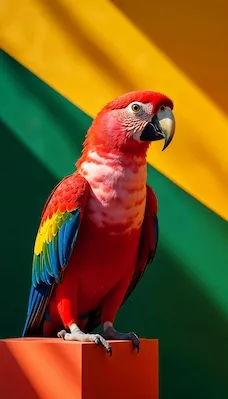
#> input picture opencv/parrot.webp, 228 x 399 px
$ python color-masking.py
#> lines starting #> are read from the running program, lines starting #| are printed output that depends on the picture; after the words box and inside, x2 and y2 are one past the last pixel; in counts of white or black regions, pixels touching at a corner belong together
import cv2
import numpy as np

path = 'parrot.webp'
image = cv2.imread(path)
#> image is the input picture: shape (399, 228, 3); mean B, G, R 29.4, 84.9, 118.2

image_hsv = cv2.cvtColor(image, cv2.COLOR_BGR2HSV)
#> image_hsv: shape (399, 228, 3); mean H, S, V 53.1, 225.3, 140.6


lower_red1 = np.array([0, 120, 70])
upper_red1 = np.array([10, 255, 255])
mask1 = cv2.inRange(image_hsv, lower_red1, upper_red1)
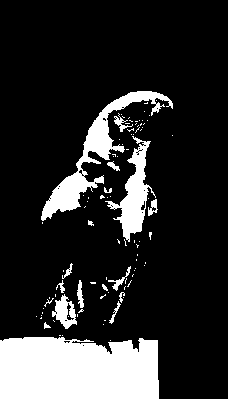
#> mask1: shape (399, 228); 17.1% white; 95 white regions (77 under 20 px), largest, box (x1, y1, x2, y2) and area: (0, 337, 159, 399) 9259, (41, 91, 173, 221) 3053, (105, 136, 156, 242) 1762

lower_red2 = np.array([170, 120, 70])
upper_red2 = np.array([180, 255, 255])
mask2 = cv2.inRange(image_hsv, lower_red2, upper_red2)
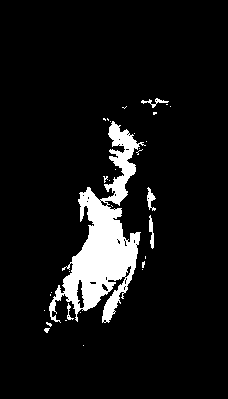
#> mask2: shape (399, 228); 8.1% white; 32 white regions (26 under 20 px), largest, box (x1, y1, x2, y2) and area: (49, 121, 146, 323) 6882, (147, 187, 156, 211) 104, (149, 215, 154, 249) 104, (141, 98, 169, 108) 82, (67, 303, 74, 320) 42, (44, 328, 50, 333) 20

full_mask = mask1 + mask2
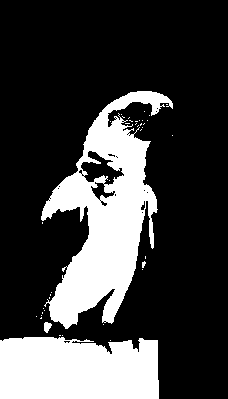
#> full_mask: shape (399, 228); 25.2% white; 41 white regions (38 under 20 px), largest, box (x1, y1, x2, y2) and area: (41, 91, 173, 329) 13493, (0, 337, 159, 399) 9260, (44, 322, 52, 333) 61
result = cv2.bitwise_and(image, image, mask=full_mask)
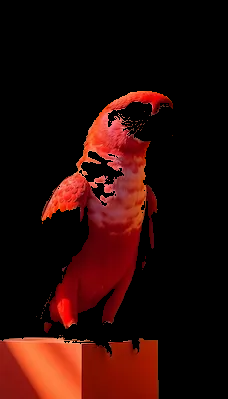
#> result: shape (399, 228, 3); mean B, G, R 6.9, 10.4, 41.2

print("--- ORIGINAL IMAGE ---")
cv2.imshow("Original",image)

print("\n--- THE MASK (Black = Ignored, White = Kept) ---")
cv2.imshow("Fullmask",full_mask)

print("\n--- FINAL RESULT (Red Extracted) ---")
cv2.imshow("Final",result)

cv2.waitKey(0)
cv2.destroyAllWindows()

$ run again, with opencv/image.jpg saved as opencv/parrot.webp
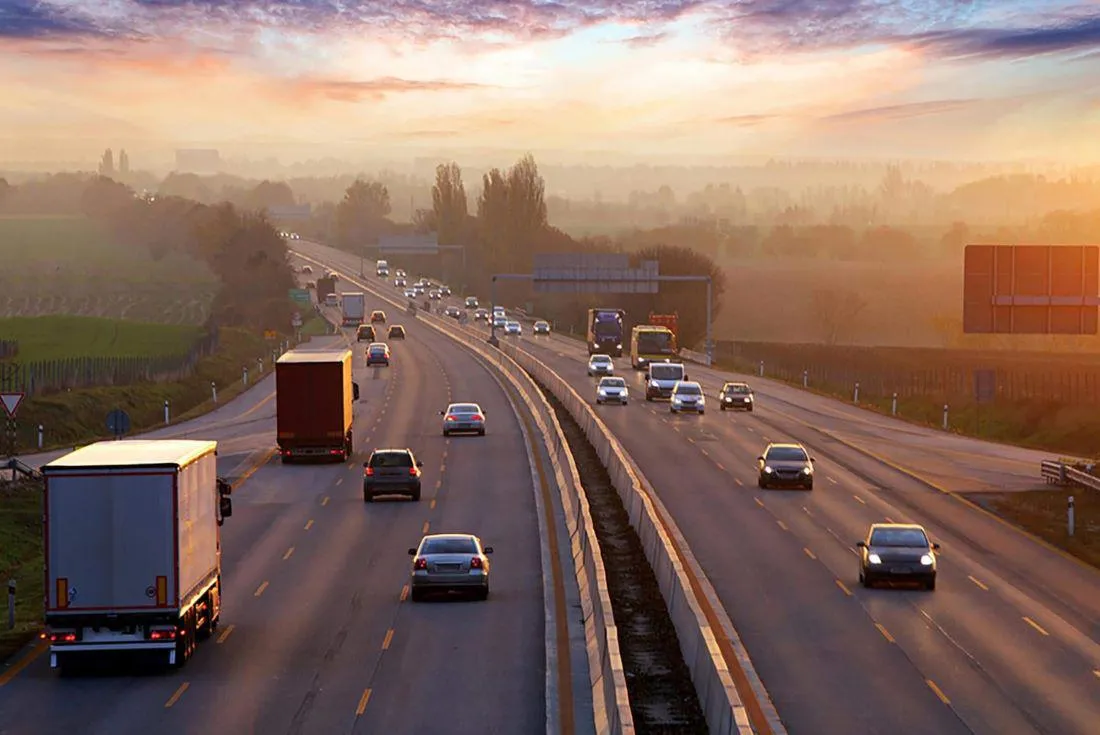
#> input picture opencv/image.jpg, 1100 x 735 px
#> image is the input picture: shape (735, 1100, 3); mean B, G, R 98.2, 109.6, 136.2
#> image_hsv: shape (735, 1100, 3); mean H, S, V 53.5, 88.3, 138.4
#> `mask1 = cv2.inRange(image_hsv, lower_red1, upper_red1)`:
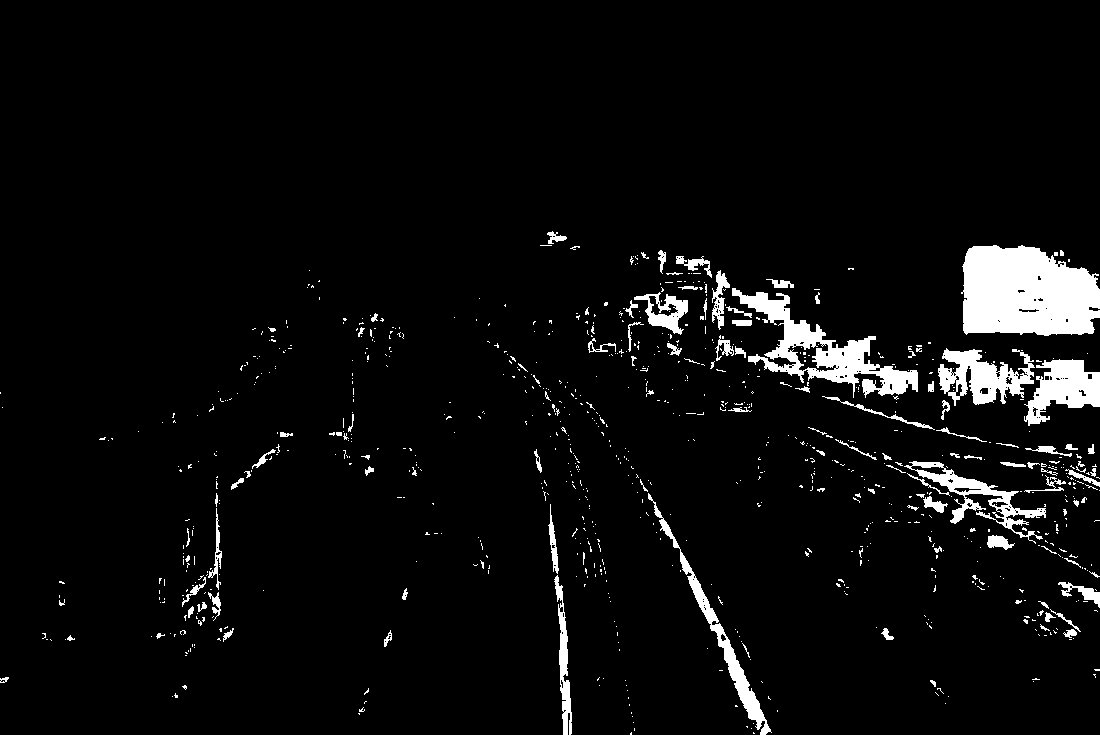
#> mask1: shape (735, 1100); 4.8% white; 879 white regions (768 under 20 px), largest, box (x1, y1, x2, y2) and area: (961, 245, 1100, 336) 10439, (732, 288, 918, 398) 5641, (938, 348, 1035, 406) 2936
#> mask2: shape (735, 1100); 0.06% white in thin lines or dots, all inside (x1, y1, x2, y2) = (0, 320, 1088, 698)
#> `result = cv2.bitwise_and(image, image, mask=full_mask)`:
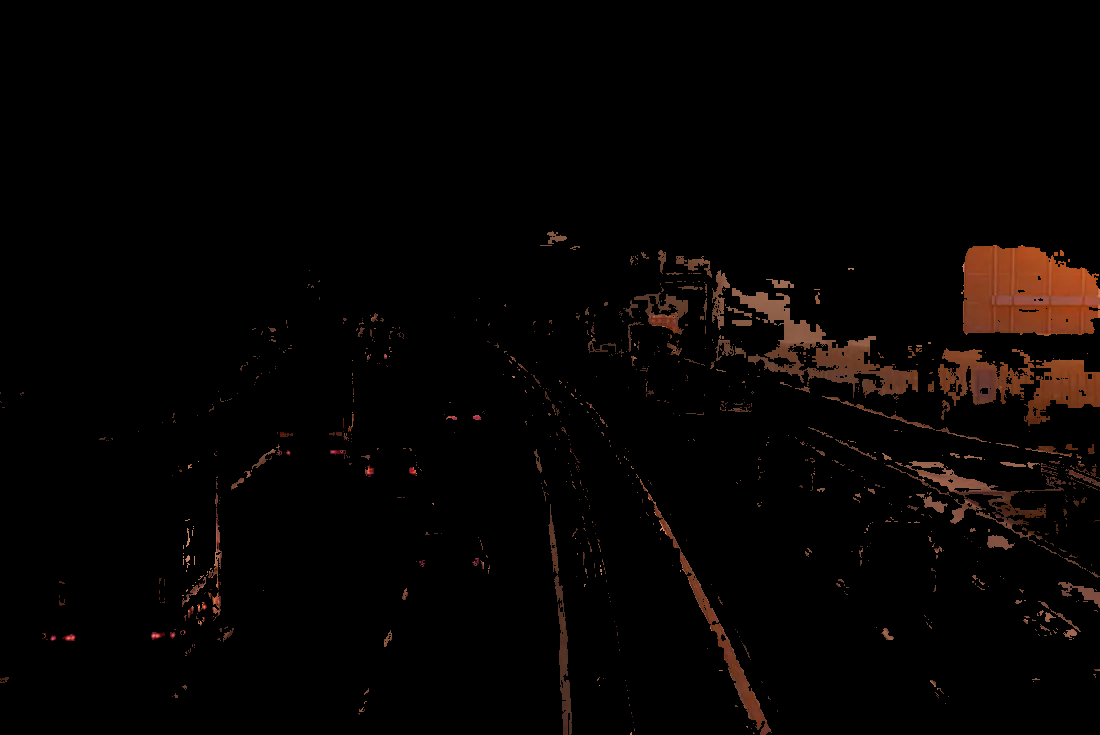
#> result: shape (735, 1100, 3); mean B, G, R 2.1, 3.3, 6.1
